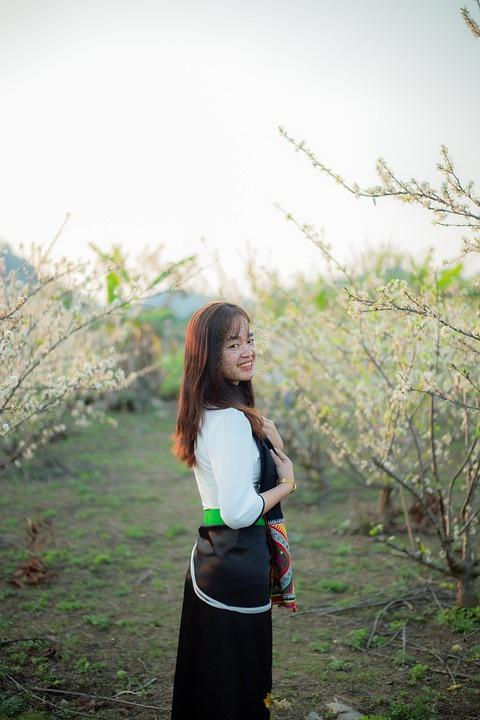
#> input picture images/face_unlabeled_face_unlabeled_addnoise_eps16_testnum0_00000169.jpg.jpg, 480 x 720 px
$ jupyter execute face-denoise-filter.ipynb
#> lines starting #> are read from the running program, lines starting #| are printed output that depends on the picture
[cell 1]
import cv2
import numpy as np
import matplotlib.pyplot as plt

def to_std_float(image):
    """Converts image to 0 to 1 float to avoid wrapping that occurs with uint8"""
    image.astype(np.float16, copy=False)
    image = np.multiply(image, 1/255)
    return image

def to_std_uint8(image):
    """Properly handles the conversion to uint8"""
    image = cv2.convertScaleAbs(image, alpha=255)
    return image

def display_image(image, title='Image'):
    plt.imshow(cv2.cvtColor(image, cv2.COLOR_BGR2RGB))  # Convert BGR to RGB
    plt.title(title)
    plt.show()

[cell 2]
original_image = cv2.imread('../images/face_unlabeled_face_unlabeled_addnoise_eps16_testnum0_00000169.jpg.jpg')
#> original_image is the input picture: shape (720, 480, 3); mean B, G, R 152.5, 164.9, 161.9
display_image(original_image)

# Salt-and-pepper noise

## Creating salt-and-pepper noise

[cell 3]
def add_salt_and_pepper(image, noise_prob=0.1, show=True):
    """Converts pixels of `image` to black or white independently each with probability `noise_prob`"""
#> called with noise_prob = 0.1, show = True
    image = to_std_float(image)
    white_value = int(2 / noise_prob)
    noise = np.random.randint(white_value + 1, size=(image.shape[0], image.shape[1], 1))
    image = np.where(noise == 0, 0, image)
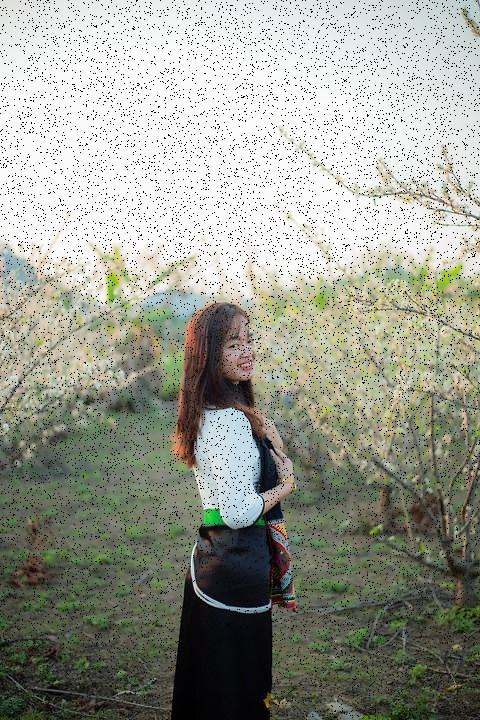
#> image: shape (720, 480, 3) float64; mean B, G, R 0.57, 0.616, 0.605
    image = np.where(noise == white_value, 1, image)
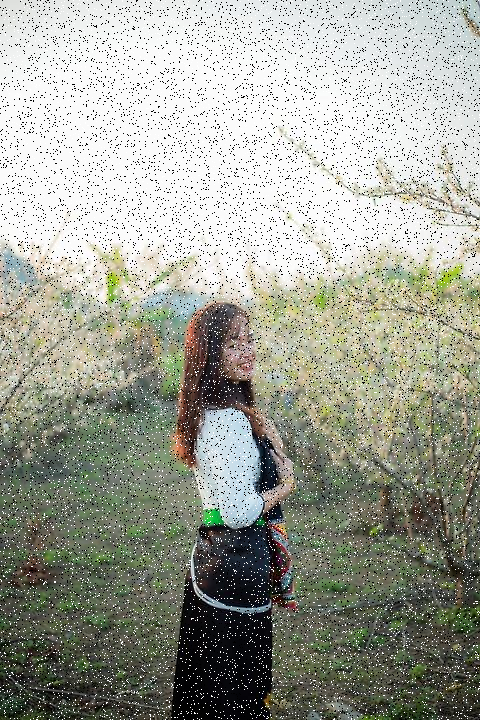
#> image: shape (720, 480, 3) float64; mean B, G, R 0.589, 0.633, 0.623
    image = to_std_uint8(image)
    if show:
        display_image(image, 'Image with Salt & Pepper Noise')
    return image

[cell 4]
salt_and_pepper_image = add_salt_and_pepper(original_image)

## Median blur

[cell 5]
def show_median_blur(image, kernel_size=3, title ='Median Blur Result'):
#> called with kernel_size = 3, title = 'Median Blur Result'
    image = cv2.medianBlur(image, kernel_size)
    display_image(image, title)
    return image

[cell 6]
show_median_blur(salt_and_pepper_image)

# Gaussian noise

## Creating Gaussian noise

[cell 7]
def add_gaussian_noise(image, std_dev=0.15, show=True):
#> called with std_dev = 0.15, show = True
    image = to_std_float(image)
    noise = np.random.normal(0, std_dev, (image.shape[0],image.shape[1], 3))
    image += noise
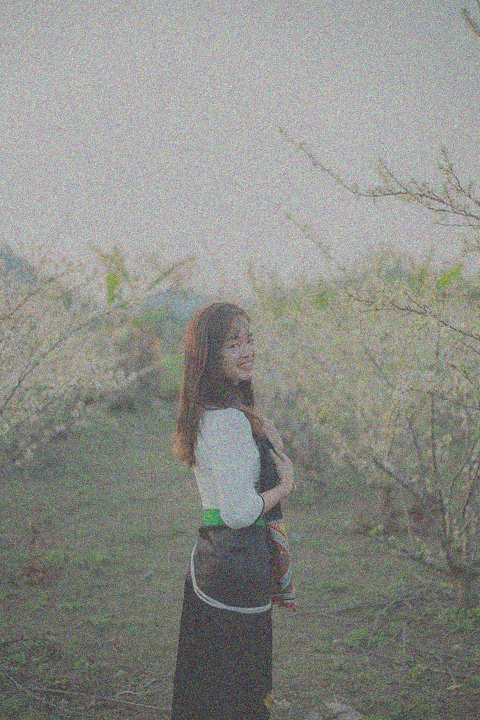
#> image: shape (720, 480, 3) float64; mean B, G, R 0.598, 0.647, 0.635; drawn with min black and max white
    image = to_std_uint8(image)
#> in to_std_uint8 (call 2), `image = cv2.convertScaleAbs(image, alpha=255)`:
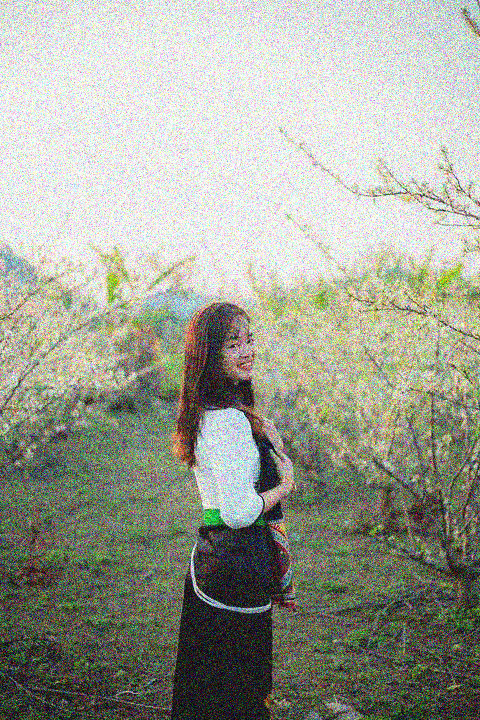
#> image: shape (720, 480, 3); mean of channels 0, 1, 2 150.1, 162.2, 159.3; drawn as B, G, R
    if show:
        display_image(image, 'Image with Gaussian Noise')
    return image

[cell 8]
gaussian_noise_image = add_gaussian_noise(original_image)

## Mean filtering

[cell 9]
def show_mean_blur(image, kernel_size=(5, 5), title ='Mean Filter Result'):
#> called with kernel_size = (5, 5), title = 'Mean Filter Result'
    image = cv2.blur(image, kernel_size)
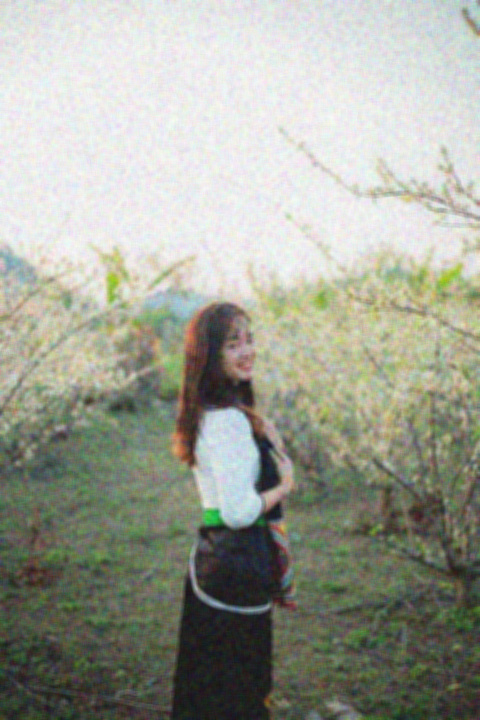
#> image: shape (720, 480, 3); mean of channels 0, 1, 2 150.1, 162.2, 159.3; drawn as B, G, R
    display_image(image, title)
    return image

[cell 10]
show_mean_blur(gaussian_noise_image)

## Gaussian smoothing

[cell 11]
def show_gaussian_blur(image, kernel_size=(5, 5), std_dev=0, title ='Gaussian Smoothing Result'):
#> called with kernel_size = (5, 5), std_dev = 0, title = 'Gaussian Smoothing Result'
    image = cv2.GaussianBlur(image, kernel_size, std_dev)
    display_image(image, title)
    return image

[cell 12]
show_gaussian_blur(gaussian_noise_image)

## Median blur

[cell 13]
show_median_blur(gaussian_noise_image)
#> call 2 of show_median_blur, with kernel_size = 3, title = 'Median Blur Result'
#> in show_median_blur (call 2), `image = cv2.medianBlur(image, kernel_size)`:
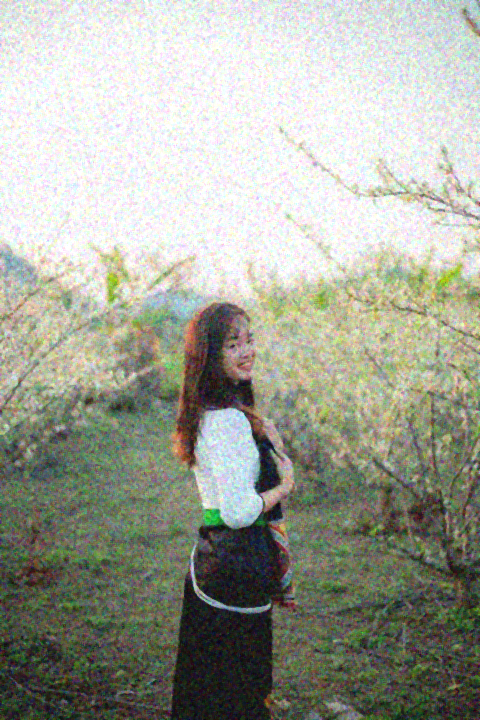
#> image: shape (720, 480, 3); mean of channels 0, 1, 2 152.4, 164.8, 161.9; drawn as B, G, R
